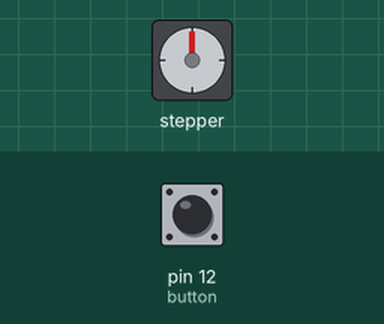
Recording of a sketch running on a simulated Arduino Uno, built with avr-gcc and run on an emulated ATmega328P. Parts: stepper motor. The test bench sets the inputs (shaded band); at power-on: pin 12 (button) HIGH. Stepper angles assume 2048 steps per turn.

Above: at 1.2 s.
1.3 s: pin 12 (button) pulled LOW for 0.15 s
At 3.6 s:
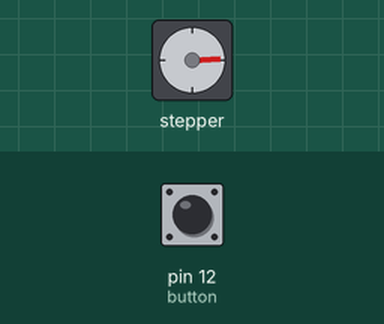
4.3 s: pin 12 (button) pulled LOW for 1 s
At 6.9 s:
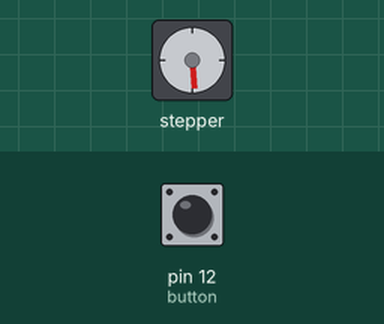
7.3 s: pin 12 (button) pulled LOW for 0.15 s
At 9.4 s:
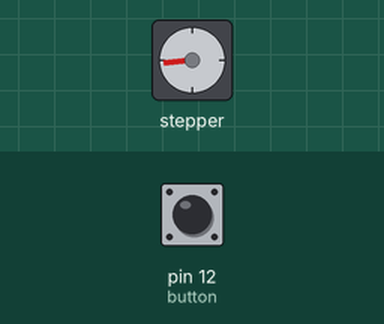
10.3 s: pin 12 (button) pulled LOW for 3.2 s
At 15.1 s:
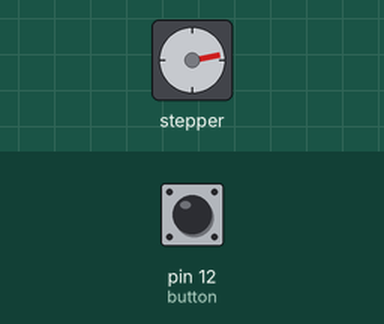
Timing chart, 0 to 16.0 s (numbered marks = the images above; inputs shaded):
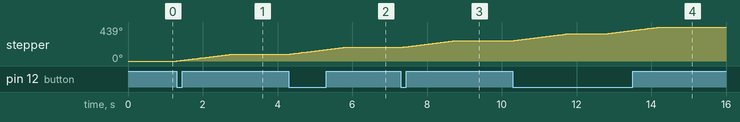

The sketch:

try_motor_driver_button.ino
```cpp
#include <Stepper.h>
#define STEPS 2048
Stepper moteur(STEPS,8,10,9,11);
const int button =12;
void setup() {
  pinMode(button,INPUT_PULLUP);
  moteur.setSpeed(10);
  // put your setup code here, to run once:

}

void loop() {
  if(digitalRead(button)==LOW){
    moteur.step(500);
    delay(1000);
  }


  // put your main code here, to run repeatedly:

}
```

Measured:
- after the input at 1.3 s, stepper: turns 87° clockwise in 1.5 s, starting at once
- after the input at 4.3 s, stepper: turns 88° clockwise in 1.5 s, starting at once
- after the input at 7.3 s, stepper: turns 88° clockwise in 1.5 s, starting at once
- after the input at 10.3 s, stepper: turns 88° clockwise in 1.5 s, then 88° clockwise in 1.5 s
